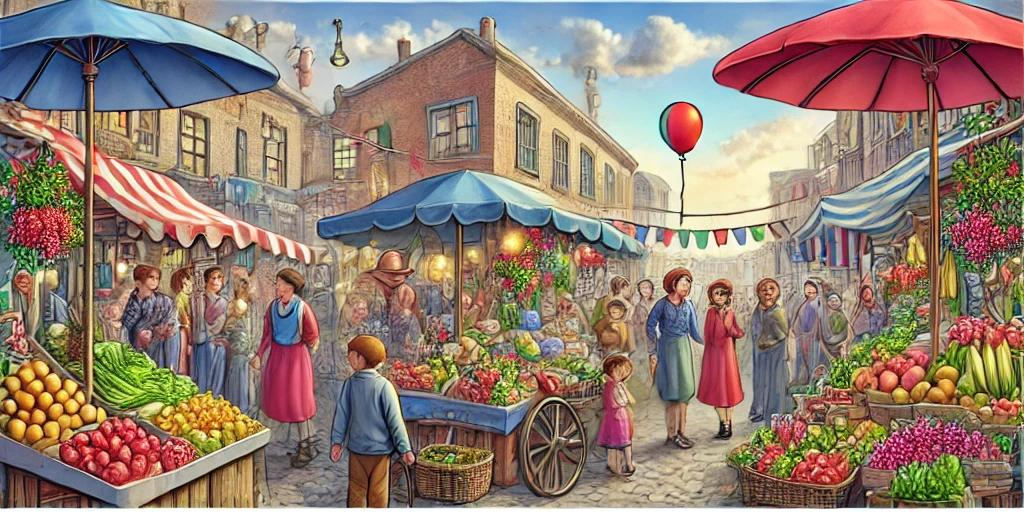
#> input picture operações/Images/feira1.png, 1024 x 512 px
$ python subtracao.py Images/feira1.png Images/parque1.png
#> lines starting #> are read from the running program, lines starting #| are printed output that depends on the picture
from PIL import Image
from random import randint
import sys, time
import numpy as np

def image_subtract(Image1, Image2):
    img1 = np.array(Image1)
    img2 = np.array(Image2)
    return Image.fromarray(img1 - img2)

img1_path, img2_path = sys.argv[1:]
img1 = Image.open(img1_path)
#> img1 is the input picture: PIL image 1024x512 RGB; mean R, G, B 146.3, 126.2, 113.5
img2 = Image.open(img2_path)
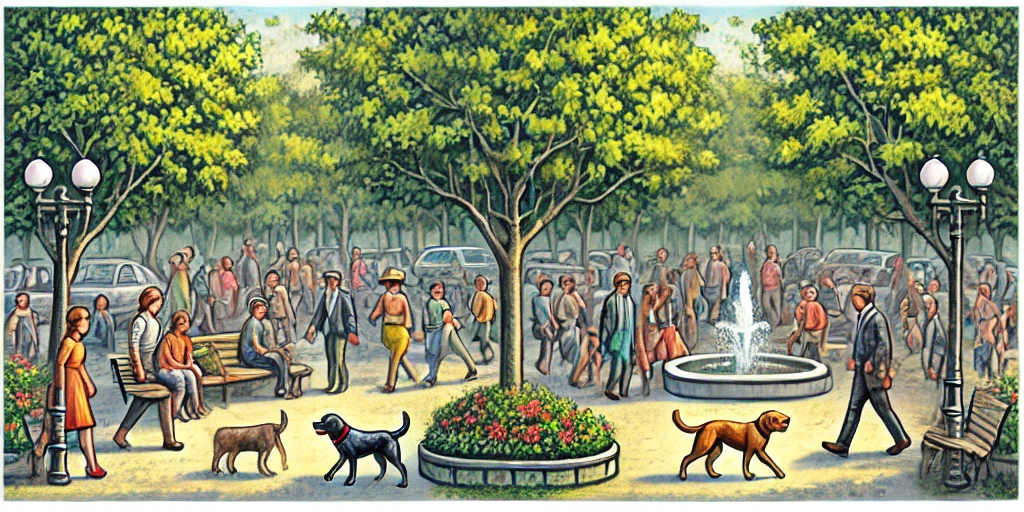
#> input picture operações/Images/parque1.png, 1024 x 512 px
#> img2 is the input picture: PIL image 1024x512 RGB; mean R, G, B 132.8, 140.8, 107.2
# Subtração
diference = image_subtract(img1, img2)
#> in image_subtract, `return Image.fromarray(img1 - img2)`:
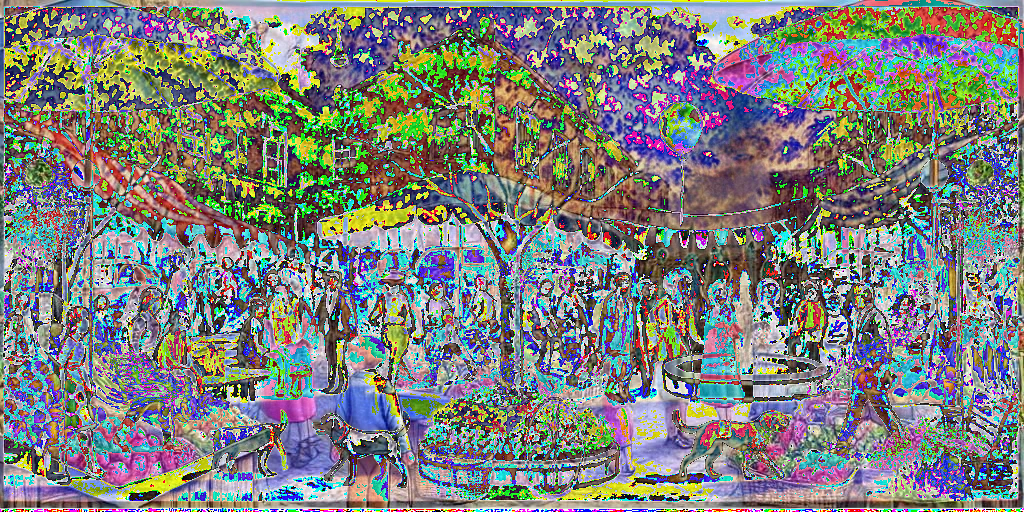
#> returned value: PIL image 1024x512 RGB; mean R, G, B 125.1, 127.6, 125

img1.show('Image1')
time.sleep(1)
img2.show('Image2')
time.sleep(1)
diference.show('Diferença')
